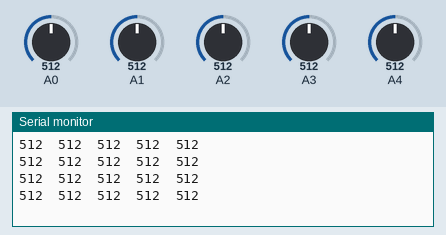
A sketch run on a simulated Arduino Uno, built with avr-gcc and run on an emulated ATmega328P. Shown: the last lines printed to the serial monitor. The inputs (shaded band) are chosen by the test bench; at power-on: A0 = 512, A1 = 512, A2 = 512, A3 = 512, A4 = 512.

Above: at 1.2 s.
1.3 s: A0 set to 716
At 1.71 s:
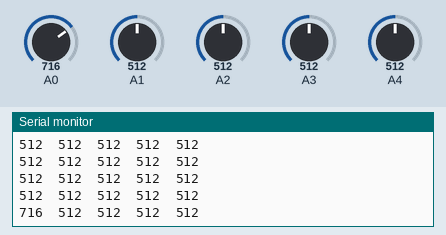
2.8 s: A1 set to 716
At 2.92 s:
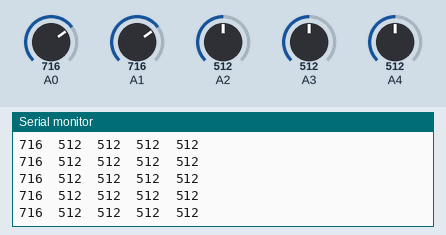
4.3 s: A2 set to 716
At 4.43 s:
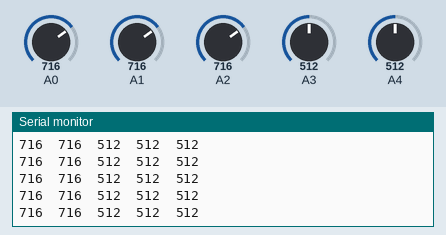
5.8 s: A3 set to 716
At 5.93 s:
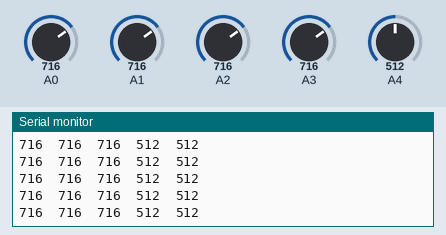
7.3 s: A4 set to 716
At 7.44 s:
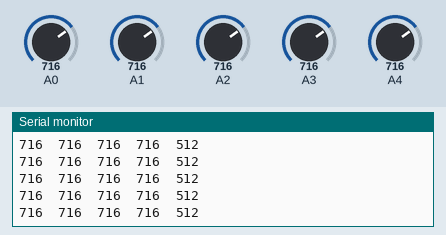
8.8 s: A0 set to 992
At 8.95 s:
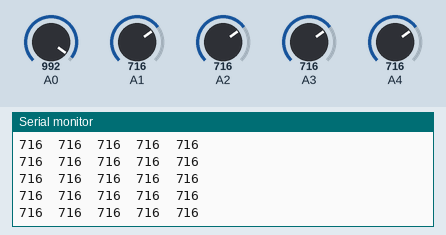
Timing chart, 0 to 11.3 s (numbered marks = the images above; inputs shaded):
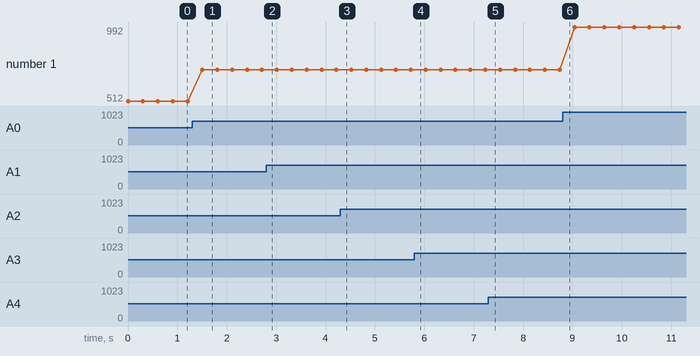

Measured:
- after the input at 1.3 s, the serial monitor: prints a new line after 0.21 s (image 1)
- plotted number 1: 512 → 716 after the input at 1.3 s, 716 → 992 after the input at 8.8 s

The sketch:

test_range_sensors.ino
```cpp
void setup() {
	Serial.begin(115200);
}

void loop() {
	Serial.print(analogRead(0));
	Serial.print("\t");
	Serial.print(analogRead(1));
	Serial.print("\t");
	Serial.print(analogRead(2));
	Serial.print("\t");
	Serial.print(analogRead(3));
	Serial.print("\t");
	Serial.println(analogRead(4));
	delay(300);
}
```
